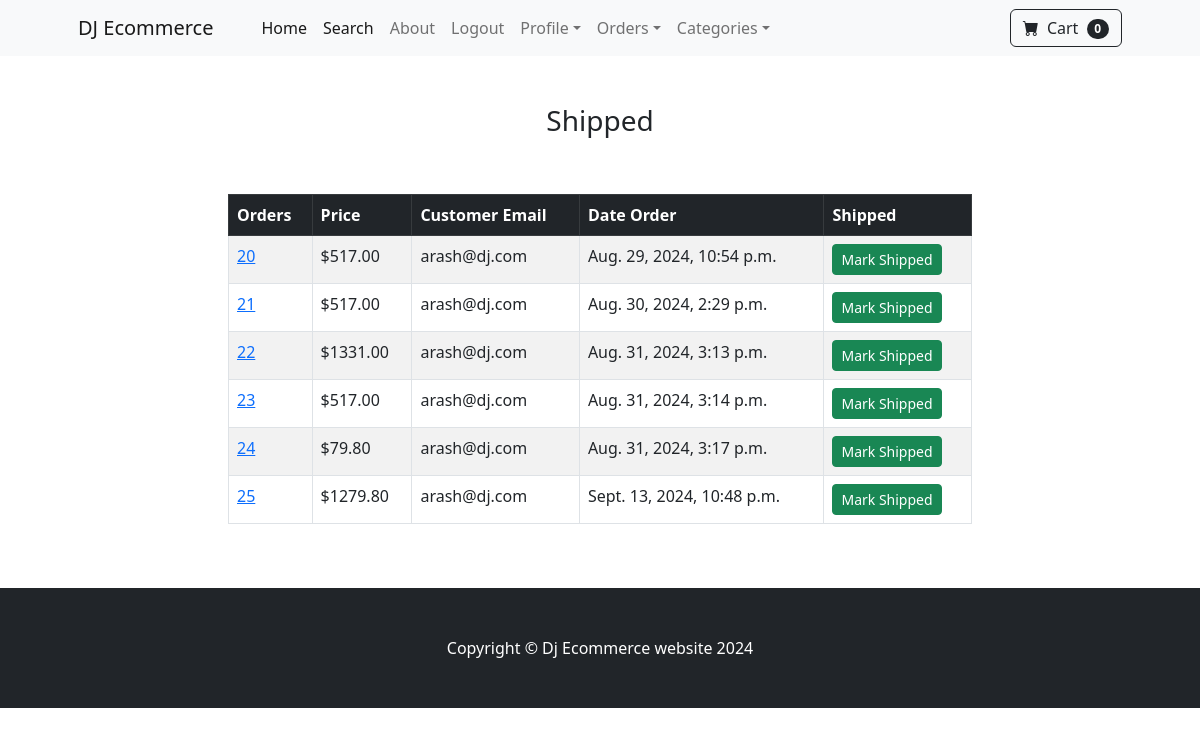
Screenshot of /payment/not_shipped_dashboard/ (signed in) with the database file from the repository.
### payment/models.py (models this page shows, shortened)
class Order(models.Model):
    user = models.ForeignKey(User, on_delete=models.CASCADE, null=True, blank=True)
    full_name = models.CharField(max_length=256)
    email = models.EmailField()
    shipping_address = models.TextField(max_length=2500)
    amount_paid = models.DecimalField(max_digits=8, decimal_places=2)
    date_order = models.DateTimeField(auto_now_add=True)
    shipped = models.BooleanField(default=False)
    date_shipped = models.DateTimeField(blank=True, null=True)

### payment/views.py (the view, shortened to what this page needs)
# urls.py: path('not_shipped_dashboard/', views.not_shipped_dashboard, name='not_shipped_dashboard'),
def not_shipped_dashboard(request):
    if request.user.is_authenticated and request.user.is_superuser:
        orders = Order.objects.filter(shipped=False)
        return render(request, "payment/not_shipped_dash.html", {
            "orders":orders,
        })
    else:
        messages.error(request, ("Oops!!... Access Denied !!"))
        return redirect('store:index')

### cart/cart.py (called while the page is built)
    def __len__(self):
        return len(self.cart)

### cart/context_processors.py (called while the page is built)
def cart(request):
    return {'cart': Cart(request)}

### payment/templates/payment/not_shipped_dash.html (shortened to what this page needs)
{% extends "base.html" %}
{% load static %}
{% block content %}
    <div class="container">
        <div class="row"><center>
            <div class="col-8">
                <br><br>
                <h3>Shipped</h3>
                <br><br>
                <table class="table table-striped table-hover table-bordered">
                    <thead class="table-dark">
                      <tr>
                        <th scope="col">Orders</th>
                        <th scope="col">Price</th>
                        <th scope="col">Customer Email</th>
                        <th scope="col">Date Order</th>
                        <th scope="col">Shipped</th>
                      </tr>
                    </thead>
                    <tbody>
                        {% for order in orders %}
                            <tr>
                                <td><a href="{% url "payment:orders" order.id %}">{{ order.id }}</a></td>
                                <td>${{ order.amount_paid }}</td>
                                <td>{{ order.email }}</td>
                                <td>{{ order.date_order }}</td>
                                <td>
                                    <form method="POST">
                                        <button type="submit" class="btn btn-success btn-sm">
                                            Mark Shipped
                                        </button>
                                    </form>
                                </td>
                             </tr>
                        {% endfor %}
                    </tbody>
                  </table>
                <br><br>
            </div>
        </center>
        </div>
    </div>
{% endblock content %}

### rows the page displays
Order: id "20", amount_paid "517.00", email "arash@dj.com", date_order "Aug. 29, 2024, 10:54 p.m."
Order: id "21", amount_paid "517.00", email "arash@dj.com", date_order "Aug. 30, 2024, 2:29 p.m."
Order: id "22", amount_paid "1331.00", email "arash@dj.com", date_order "Aug. 31, 2024, 3:13 p.m."
Order: id "23", amount_paid "517.00", email "arash@dj.com", date_order "Aug. 31, 2024, 3:14 p.m."
Order: id "24", amount_paid "79.80", email "arash@dj.com", date_order "Aug. 31, 2024, 3:17 p.m."
Order: id "25", amount_paid "1279.80", email "arash@dj.com", date_order "Sept. 13, 2024, 10:48 p.m."

### other values shown
{{ cart|length }} "0"
